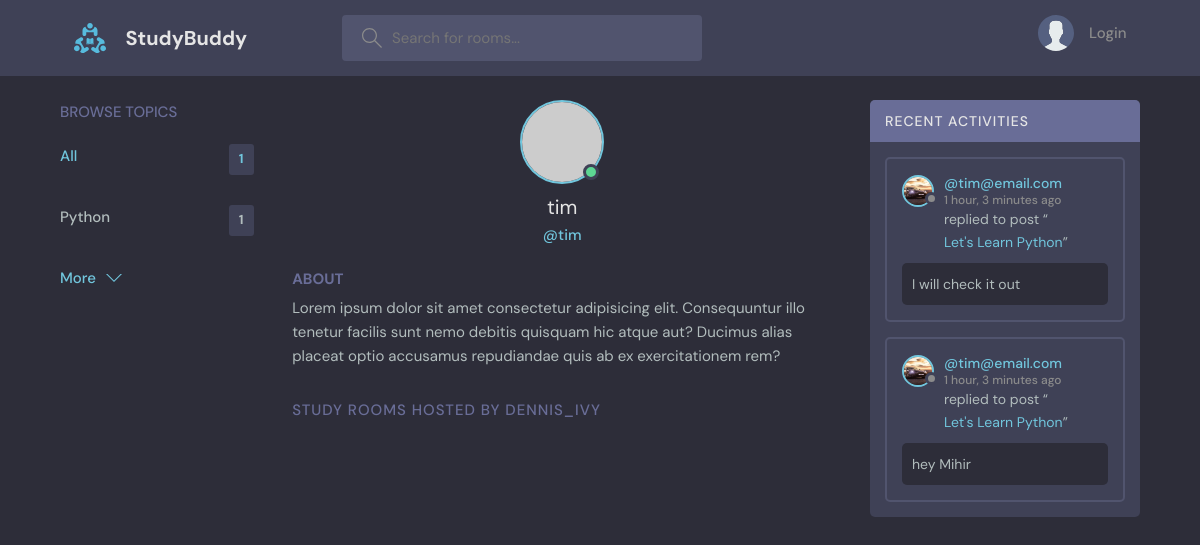
The app's page /profile/2/ with its own data.
### base/models.py (models this page shows, shortened)
class Topic(models.Model):
    name = models.CharField(max_length=200)

class User(AbstractUser):
    name = models.CharField(max_length=200,null=True)
    email = models.EmailField(unique=True,null=True)
    bio = models.TextField(null=True)
    avatar = models.ImageField(null=True, default="avatar.svg")
    USERNAME_FIELD = 'email'
    REQUIRED_FIELDS=[]

class Message(models.Model):
    user = models.ForeignKey(User,on_delete=models.CASCADE)
    room = models.ForeignKey(Room,on_delete=models.CASCADE)
    body = models.TextField()
    updated = models.DateTimeField(auto_now=True)
    created = models.DateTimeField(auto_now_add=True)
    class Meta:
        ordering= ['-updated','-created']

class Room(models.Model):
    host = models.ForeignKey(User,on_delete=models.SET_NULL,null=True)
    topic = models.ForeignKey(Topic,on_delete=models.SET_NULL,null=True)
    name = models.CharField(max_length=200)
    description = models.TextField(null=True,blank=True)
    participants = models.ManyToManyField(User,related_name="participants",blank=True)
    updated = models.DateTimeField(auto_now=True)
    created = models.DateTimeField(auto_now_add=True)
    class Meta:
        ordering= ['-updated','-created']
    def __str__(self):
            return self.name

### base/views.py (the view)
# urls.py: path('profile/<str:pk>/',views.userProfile,name="user-profile"),
def userProfile(request,pk):
    user=User.objects.get(id=pk)
    rooms=user.room_set.all()
    room_messages =user.message_set.all()
    topics=Topic.objects.all()
    context={'user':user,'rooms':rooms,'topics':topics,'room_messages':room_messages}
    return render(request,'base/profile.html',context)

### base/templates/base/profile.html (shortened to what this page needs)
{% extends 'main.html' %}
{%  block content %}
  <main class="profile-page layout layout--3">
    <div class="container">
      {% include 'base/topic_component.html' %}
      <div class="roomList">
        <div class="profile">
          <div class="profile__avatar">
            <div class="avatar avatar--large active">
              <img src="https://randomuser.me/api/portraits/men/11.jpg" />
            </div>
          </div>
          <div class="profile__info">
            <h3>{{user.username}}</h3>
            <p>@{{user.username}}</p>
          </div>
          <div class="profile__about">
            <h3>About</h3>
            <p>
              Lorem ipsum dolor sit amet consectetur adipisicing elit. Consequuntur illo tenetur
              facilis sunt nemo debitis quisquam hic atque aut? Ducimus alias placeat optio
              accusamus repudiandae quis ab ex exercitationem rem?
            </p>
          </div>
        </div>
        <div class="roomList__header">
          <div>
            <h2>Study Rooms Hosted by dennis_ivy</a>
            </h2>
          </div>
        </div>
      </div>
      {% include 'base/activity_component.html' %}
    </div>
  </main>
{% endblock content %}

### templates/main.html (shortened to what this page needs)
<!DOCTYPE html>
{% load static %}
<html lang="en">
  <head>
    <link rel="stylesheet" href="{% static 'styles/style.css' %}" />
  </head>
  <body>
    {% include 'navbar.html' %}
    {% block content %}{% endblock %}
  </body>
</html>

### templates/navbar.html (shortened to what this page needs)
{% load static %}
<header class="header header--loggedIn">
    <div class="container">
      <a href="{% url 'home' %}" class="header__logo">
        <img src="{% static 'images/logo.svg' %}" />
        <h1>StudyBuddy</h1>
      </a>
      <form class="header__search" method="GET" action="{% url 'home' %}">
        <label>
          <input name="q" placeholder="Search for rooms..." />
        </label>
      </form>
      <nav class="header__menu">
        {% if request.user.is_authenticated %}
        <div class="header__user">
          <a href="{% url 'update-user' %}">
            <div class="avatar avatar--medium active">
              <img src="{{request.user.avatar.url}}" />
            </div>
            <p>{{request.user.username}} <span>{{request.user.username}}</span></p>
          </a>
          <button class="dropdown-button">
            <svg version="1.1" xmlns="http://www.w3.org/2000/svg" width="32" height="32" viewBox="0 0 32 32">
              <title>chevron-down</title>
              <path d="M16 21l-13-13h-3l16 16 16-16h-3l-13 13z"></path>
            </svg>
          </button>
        </div>
        {% else %}
        <a href="{% url 'login' %}">
          <img src="{% static 'images/avatar.svg' %}" />
          <p>Login</p>
        </a>
        {% endif %}
      </nav>
    </div>
  </header>

### base/templates/base/topic_component.html
<div class="topics">
  <div class="topics__header">
    <h2>Browse Topics</h2>
  </div>
  <ul class="topics__list">
    <li>
      <a href="{% url 'home' %}" class="active">All <span>{{topics.count}}</span></a>
    </li>
    {% for topic in topics%}
    <li>
      <a href="{%  url 'home' %}?q={{topic.name}}">{{topic.name}}<span>{{topic.room_set.all.count}}</span></a>
    </li>
    {% endfor %}
  </ul>
  <a class="btn btn--link" href="{% url 'topics' %}">
    More
    <svg version="1.1" xmlns="http://www.w3.org/2000/svg" width="32" height="32" viewBox="0 0 32 32">
      <title>chevron-down</title>
      <path d="M16 21l-13-13h-3l16 16 16-16h-3l-13 13z"></path>
    </svg>
  </a>
</div>

### base/templates/base/activity_component.html (shortened to what this page needs)
<div class="activities">
  <div class="activities__header">
    <h2>Recent Activities</h2>
  </div>
  {% for message in room_messages %}
  <div class="activities__box">
    <div class="activities__boxHeader roomListRoom__header">
      <a
        href="{% url 'user-profile' message.user.id %}"
        class="roomListRoom__author"
      >
        <div class="avatar avatar--small">
          <img src="{{message.user.avatar.url}}" />
        </div>
        <p>
          @{{message.user}}
          <span>{{message.created|timesince}} ago</span>
        </p>
      </a>
    </div>
    <div class="activities__boxContent">
      <p>
        replied to post “<a href="{% url 'room' message.room.id %}">{{message.room}}</a>”
      </p>
      <div class="activities__boxRoomContent">
        {{message.body}}
      </div>
    </div>
  </div>
  {% endfor %}
</div>

### records on screen
Topic: name "Python", room_set.all.count "1"
User: username "tim"
Message: user.avatar (picture), user "tim@email.com", created "1 hour, 3 minutes", room "Let's Learn Python", body "I will check it out"
Message: user.avatar (picture), user "tim@email.com", created "1 hour, 3 minutes", room "Let's Learn Python", body "hey Mihir"

### other values on screen
{{ topics.count }} "1"
